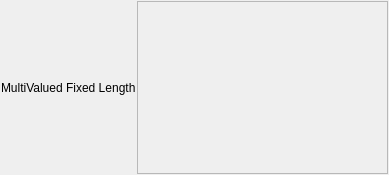
<?xml version="1.0" encoding="UTF-8"?>
<ui version="4.0">
 <class>WidgetGSLibParMultiValuedFixed</class>
 <widget class="QWidget" name="WidgetGSLibParMultiValuedFixed">
  <property name="geometry">
   <rect>
    <x>0</x>
    <y>0</y>
    <width>389</width>
    <height>175</height>
   </rect>
  </property>
  <property name="windowTitle">
   <string>Form</string>
  </property>
  <layout class="QHBoxLayout" name="horizontalLayout">
   <property name="spacing">
    <number>1</number>
   </property>
   <property name="leftMargin">
    <number>1</number>
   </property>
   <property name="topMargin">
    <number>1</number>
   </property>
   <property name="rightMargin">
    <number>1</number>
   </property>
   <property name="bottomMargin">
    <number>1</number>
   </property>
   <item>
    <widget class="QLabel" name="lblDesc">
     <property name="text">
      <string>MultiValued Fixed Length</string>
     </property>
    </widget>
   </item>
   <item>
    <widget class="QFrame" name="frmFields">
     <property name="sizePolicy">
      <sizepolicy hsizetype="Expanding" vsizetype="Preferred">
       <horstretch>0</horstretch>
       <verstretch>0</verstretch>
      </sizepolicy>
     </property>
     <property name="frameShape">
      <enum>QFrame::StyledPanel</enum>
     </property>
     <property name="frameShadow">
      <enum>QFrame::Raised</enum>
     </property>
     <layout class="QHBoxLayout" name="horizontalLayout_2">
      <property name="spacing">
       <number>1</number>
      </property>
      <property name="leftMargin">
       <number>1</number>
      </property>
      <property name="topMargin">
       <number>1</number>
      </property>
      <property name="rightMargin">
       <number>1</number>
      </property>
      <property name="bottomMargin">
       <number>1</number>
      </property>
     </layout>
    </widget>
   </item>
  </layout>
 </widget>
 <resources/>
 <connections/>
</ui>
